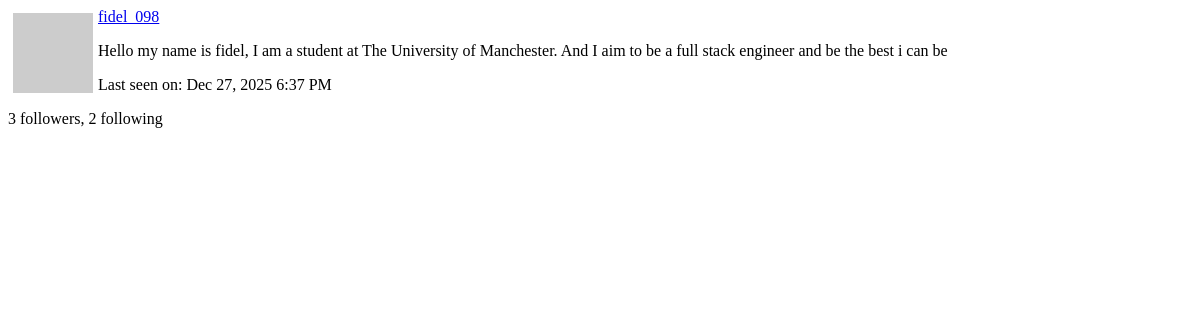
Page /user/fidel_098/popup (signed in) on the earlier database version.
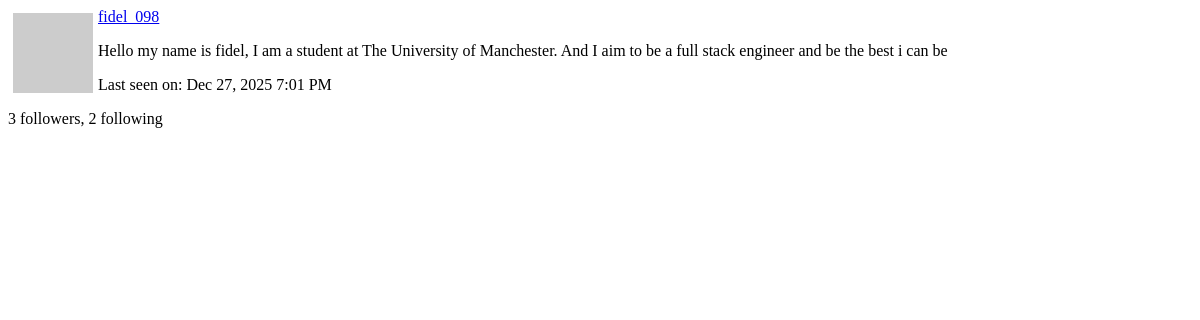
Same page on the later database version.
### app/models.py (models this page shows, shortened)
class User(UserMixin, db.Model):
    __tablename__ = "user"
    id: so.Mapped[int] = so.mapped_column(primary_key=True)
    username: so.Mapped[str] = so.mapped_column(sa.String(64), index=True, unique=True)
    email: so.Mapped[str] = so.mapped_column(sa.String(120), index=True, unique=True)
    password_hash: so.Mapped[Optional[str]] = so.mapped_column(sa.String(256))
    posts: so.WriteOnlyMapped['Post'] = so.relationship(back_populates='author')
    about_me: so.Mapped[Optional[str]] = so.mapped_column(sa.String(140))
    last_seen: so.Mapped[Optional[datetime]] = so.mapped_column(default=lambda:
                                datetime.now(timezone.utc))
    def avatar(self, size):
        digest = md5(self.email.lower().encode('utf-8')).hexdigest()
        return f'https://www.gravatar.com/avatar/{digest}?d=identicon&s={size}'
    following: so.WriteOnlyMapped['User'] = so.relationship(
        secondary=followers,
        primaryjoin=(followers.c.follower_id == id),
        secondaryjoin=(followers.c.followed_id == id),
        back_populates='followers')
    followers: so.WriteOnlyMapped['User'] = so.relationship(
        secondary=followers, primaryjoin=(followers.c.followed_id == id),
        secondaryjoin=(followers.c.follower_id == id),
        back_populates='following')
    def followers_count(self):
        query = sa.select(sa.func.count()).select_from(
            self.followers.select().subquery())
        return db.session.scalar(query)
    def following_count(self):
        query = sa.select(sa.func.count()).select_from(
            self.following.select().subquery())
        return db.session.scalar(query)
    last_message_read_time: so.Mapped[Optional[datetime]]
    messages_sent: so.WriteOnlyMapped['Message'] = so.relationship(foreign_keys='Message.sender_id', back_populates='author')
    messages_recieved: so.WriteOnlyMapped['Message'] = so.relationship(foreign_keys='Message.recipient_id', back_populates='recipient')
    notifications: so.WriteOnlyMapped['Notification'] = so.relationship(back_populates='user')
    tasks: so.WriteOnlyMapped['Task'] = so.relationship(back_populates='user')

### app/main/routes.py (the view)
@bp.route('/user/<username>/popup')
@login_required
def user_popup(username):
    user = db.first_or_404(sa.select(User).where(User.username == username))
    form = EmptyForm()
    return render_template('user_popup.html', user=user, form=form)

### app/__init__.py (called while the page is built)
def get_locale():
    return request.accept_languages.best_match(current_app.config['LANGUAGES'])

### app/main/routes.py (called while the page is built)
@bp.before_request
def before_request():
    if current_user.is_authenticated:
        current_user.last_seen = datetime.now(timezone.utc)
        db.session.commit()
        g.search_form = SearchForm()
    g.locale = str(get_locale())

### app/models.py (called while the page is built)
@login.user_loader
def load_user(id):
    return db.session.get(User, int(id))

    @classmethod
    def before_commit(cls, session):
        session._changes = { #session._changes is a custom attribute added to the session object to track changes made during the session
            'add': list(session.new), #list of new objects to be added
            'update': list(session.dirty), #list of modified objects
            'delete': list(session.deleted) #list of deleted objects
        }

### app/templates/user_popup.html (shortened to what this page needs)
<div>
  <img src="{{ user.avatar(64) }}" style="margin: 5px; float: left">
  <p><a href="{{ url_for('main.user', username=user.username) }}">{{ user.username }}</a></p>
  {% if user.about_me %}<p>{{ user.about_me }}</p>{% endif %}
  {% if user.last_seen %}
  <p>{{ _('Last seen on') }}: {{ moment(user.last_seen).format('lll') }}</p>
  {% endif %}
  <p>{{ _('%(count)d followers', count=user.followers_count()) }}, {{ _('%(count)d following', count=user.following_count()) }}</p>
</div>

Differences in the rows shown:
changed User "fidel_098": last_seen "Dec 27, 2025 6:37 PM" → "Dec 27, 2025 7:01 PM"
